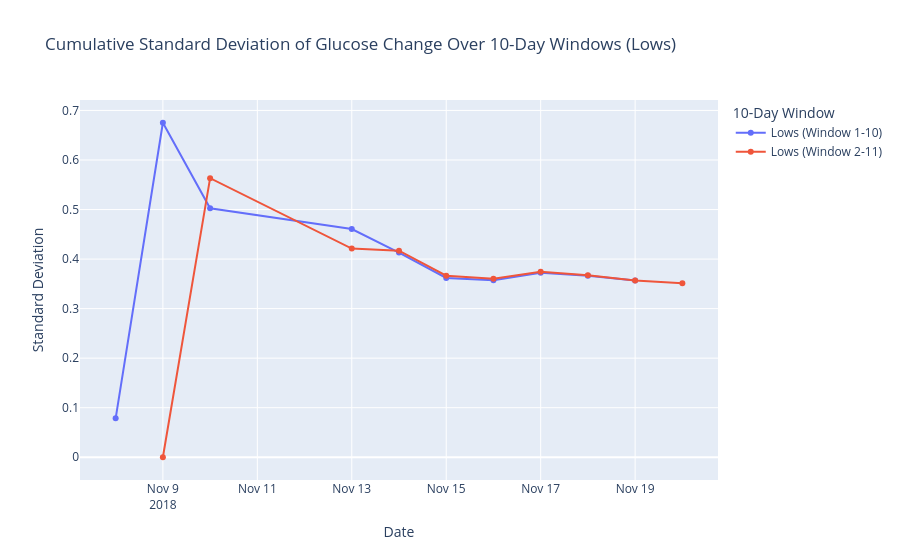

The code cell stored with this chart in its notebook:
### Code cell
def plot_std_by_inner_window(filtered_data, label):
    filtered_data['Date'] = pd.to_datetime(filtered_data['Timestamp']).dt.date
    unique_days = sorted(filtered_data['Date'].unique())
    
    fig = go.Figure()

    for start_day in range(len(unique_days) - 9):
        dates = []
        std = []
        current_window = unique_days[start_day:start_day + 10]
        cumulative_filtered_data = filtered_data[filtered_data['Date'] >= unique_days[start_day]]
        
        for current_date in current_window:
            cumulative_data = cumulative_filtered_data[cumulative_filtered_data['Date'] <= current_date]['GlucoseChange']
            std.append(cumulative_data.std() if len(cumulative_data) > 1 else 0)
            dates.append(current_date)
        
        fig.add_trace(go.Scatter(
            x=dates,
            y=std,
            mode='lines+markers',
            name=f"{label} (Window {start_day+1}-{start_day+10})"
        ))

    fig.update_layout(
        title=f'Cumulative Standard Deviation of Glucose Change Over 10-Day Windows ({label})',
        xaxis_title='Date',
        yaxis_title='Standard Deviation',
        legend_title='10-Day Window',
        hovermode='x unified'
    )

    fig.show()

plot_std_by_inner_window(actgluco_low, label='Lows')

### Figure 1 — Plotly figure (JSON) as saved in the notebook; plotly's stock layout.template omitted (floating-point values rounded to 4 significant figures)
{"data": [{"mode": "lines+markers", "name": "Lows (Window 1-10)", "type": "scatter", "x": ["2018-11-08", "2018-11-09", "2018-11-10", "2018-11-13", "2018-11-14", "2018-11-15", "2018-11-16", "2018-11-17", "2018-11-18", "2018-11-19"], "y": [0.07849, 0.6752, 0.5026, 0.4605, 0.4132, 0.3619, 0.3575, 0.3724, 0.3666, 0.3569]}, {"mode": "lines+markers", "name": "Lows (Window 2-11)", "type": "scatter", "x": ["2018-11-09", "2018-11-10", "2018-11-13", "2018-11-14", "2018-11-15", "2018-11-16", "2018-11-17", "2018-11-18", "2018-11-19", "2018-11-20"], "y": [0, 0.5633, 0.4213, 0.4169, 0.3665, 0.3601, 0.3742, 0.3674, 0.3569, 0.3515]}], "layout": {"hovermode": "x unified", "legend": {"title": {"text": "10-Day Window"}}, "title": {"text": "Cumulative Standard Deviation of Glucose Change Over 10-Day Windows (Lows)"}, "xaxis": {"title": {"text": "Date"}}, "yaxis": {"title": {"text": "Standard Deviation"}}}}
